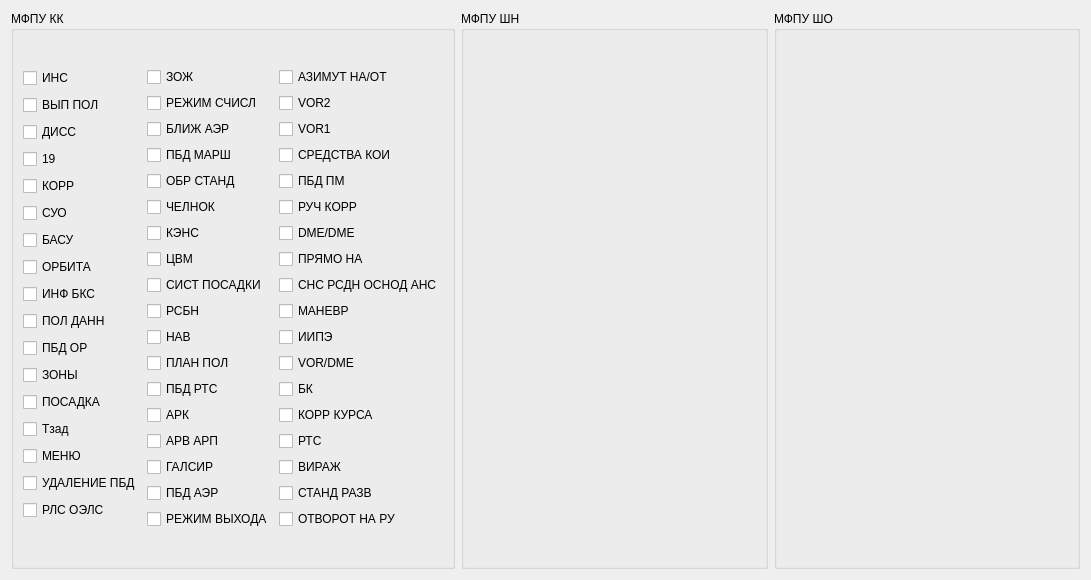
<?xml version="1.0" encoding="UTF-8"?>
<ui version="4.0">
 <class>Filter</class>
 <widget class="QWidget" name="Filter">
  <property name="geometry">
   <rect>
    <x>0</x>
    <y>0</y>
    <width>1091</width>
    <height>580</height>
   </rect>
  </property>
  <property name="sizePolicy">
   <sizepolicy hsizetype="Fixed" vsizetype="Fixed">
    <horstretch>0</horstretch>
    <verstretch>0</verstretch>
   </sizepolicy>
  </property>
  <property name="windowTitle">
   <string>Form</string>
  </property>
  <layout class="QGridLayout" name="gridLayout_3">
   <item row="0" column="2">
    <widget class="QGroupBox" name="groupBox_3">
     <property name="title">
      <string>МФПУ ШО</string>
     </property>
    </widget>
   </item>
   <item row="0" column="1">
    <widget class="QGroupBox" name="groupBox_2">
     <property name="title">
      <string>МФПУ ШН</string>
     </property>
     <layout class="QGridLayout" name="gridLayout_2"/>
    </widget>
   </item>
   <item row="0" column="0">
    <widget class="QGroupBox" name="groupBox">
     <property name="title">
      <string>МФПУ КК</string>
     </property>
     <layout class="QGridLayout" name="gridLayout">
      <item row="0" column="0">
       <layout class="QVBoxLayout" name="verticalLayout_1">
        <item>
         <widget class="QCheckBox" name="ins">
          <property name="text">
           <string>ИНС</string>
          </property>
         </widget>
        </item>
        <item>
         <widget class="QCheckBox" name="vyppol">
          <property name="text">
           <string>ВЫП ПОЛ</string>
          </property>
         </widget>
        </item>
        <item>
         <widget class="QCheckBox" name="diss">
          <property name="text">
           <string>ДИСС</string>
          </property>
         </widget>
        </item>
        <item>
         <widget class="QCheckBox" name="_19">
          <property name="text">
           <string>19</string>
          </property>
         </widget>
        </item>
        <item>
         <widget class="QCheckBox" name="korr">
          <property name="text">
           <string>КОРР</string>
          </property>
         </widget>
        </item>
        <item>
         <widget class="QCheckBox" name="suo">
          <property name="text">
           <string>СУО</string>
          </property>
         </widget>
        </item>
        <item>
         <widget class="QCheckBox" name="basu">
          <property name="text">
           <string>БАСУ</string>
          </property>
         </widget>
        </item>
        <item>
         <widget class="QCheckBox" name="orbit">
          <property name="text">
           <string>ОРБИТА</string>
          </property>
         </widget>
        </item>
        <item>
         <widget class="QCheckBox" name="inf_bks">
          <property name="text">
           <string>ИНФ БКС</string>
          </property>
         </widget>
        </item>
        <item>
         <widget class="QCheckBox" name="pol_dann">
          <property name="text">
           <string>ПОЛ ДАНН</string>
          </property>
         </widget>
        </item>
        <item>
         <widget class="QCheckBox" name="pbd_or">
          <property name="text">
           <string>ПБД ОР</string>
          </property>
         </widget>
        </item>
        <item>
         <widget class="QCheckBox" name="zony">
          <property name="text">
           <string>ЗОНЫ</string>
          </property>
         </widget>
        </item>
        <item>
         <widget class="QCheckBox" name="posadka">
          <property name="text">
           <string>ПОСАДКА</string>
          </property>
         </widget>
        </item>
        <item>
         <widget class="QCheckBox" name="Tzad">
          <property name="text">
           <string>Тзад</string>
          </property>
         </widget>
        </item>
        <item>
         <widget class="QCheckBox" name="menu">
          <property name="text">
           <string>МЕНЮ</string>
          </property>
         </widget>
        </item>
        <item>
         <widget class="QCheckBox" name="ydalenie_pbd">
          <property name="text">
           <string>УДАЛЕНИЕ ПБД</string>
          </property>
         </widget>
        </item>
        <item>
         <widget class="QCheckBox" name="rls_oels">
          <property name="text">
           <string>РЛС ОЭЛС</string>
          </property>
         </widget>
        </item>
       </layout>
      </item>
      <item row="0" column="3">
       <layout class="QVBoxLayout" name="verticalLayout_3">
        <item>
         <widget class="QCheckBox" name="azimut_na_ot">
          <property name="text">
           <string>АЗИМУТ НА/ОТ</string>
          </property>
         </widget>
        </item>
        <item>
         <widget class="QCheckBox" name="vor2">
          <property name="text">
           <string>VOR2</string>
          </property>
         </widget>
        </item>
        <item>
         <widget class="QCheckBox" name="vor1">
          <property name="text">
           <string>VOR1</string>
          </property>
         </widget>
        </item>
        <item>
         <widget class="QCheckBox" name="sredstva_koi">
          <property name="text">
           <string>СРЕДСТВА КОИ</string>
          </property>
         </widget>
        </item>
        <item>
         <widget class="QCheckBox" name="pbd_pm">
          <property name="text">
           <string>ПБД ПМ</string>
          </property>
         </widget>
        </item>
        <item>
         <widget class="QCheckBox" name="ruch_korr">
          <property name="text">
           <string>РУЧ КОРР</string>
          </property>
         </widget>
        </item>
        <item>
         <widget class="QCheckBox" name="dme_dme">
          <property name="text">
           <string>DME/DME</string>
          </property>
         </widget>
        </item>
        <item>
         <widget class="QCheckBox" name="pryamo_na">
          <property name="text">
           <string>ПРЯМО НА</string>
          </property>
         </widget>
        </item>
        <item>
         <widget class="QCheckBox" name="sns_rsdn_osnod_ans">
          <property name="text">
           <string>СНС РСДН ОСНОД АНС</string>
          </property>
         </widget>
        </item>
        <item>
         <widget class="QCheckBox" name="manevr">
          <property name="text">
           <string>МАНЕВР</string>
          </property>
         </widget>
        </item>
        <item>
         <widget class="QCheckBox" name="iipe">
          <property name="text">
           <string>ИИПЭ</string>
          </property>
         </widget>
        </item>
        <item>
         <widget class="QCheckBox" name="vor_dme">
          <property name="text">
           <string>VOR/DME</string>
          </property>
         </widget>
        </item>
        <item>
         <widget class="QCheckBox" name="bk">
          <property name="text">
           <string>БК</string>
          </property>
         </widget>
        </item>
        <item>
         <widget class="QCheckBox" name="korr_kursa">
          <property name="text">
           <string>КОРР КУРСА</string>
          </property>
         </widget>
        </item>
        <item>
         <widget class="QCheckBox" name="rts">
          <property name="text">
           <string>РТС</string>
          </property>
         </widget>
        </item>
        <item>
         <widget class="QCheckBox" name="vyrazh">
          <property name="text">
           <string>ВИРАЖ</string>
          </property>
         </widget>
        </item>
        <item>
         <widget class="QCheckBox" name="stand_razv">
          <property name="text">
           <string>СТАНД РАЗВ</string>
          </property>
         </widget>
        </item>
        <item>
         <widget class="QCheckBox" name="otvorot_na_ru">
          <property name="text">
           <string>ОТВОРОТ НА РУ</string>
          </property>
         </widget>
        </item>
       </layout>
      </item>
      <item row="0" column="2">
       <layout class="QVBoxLayout" name="verticalLayout_2">
        <item>
         <widget class="QCheckBox" name="zozh">
          <property name="text">
           <string>ЗОЖ</string>
          </property>
         </widget>
        </item>
        <item>
         <widget class="QCheckBox" name="rezhim_schisl">
          <property name="text">
           <string>РЕЖИМ СЧИСЛ</string>
          </property>
         </widget>
        </item>
        <item>
         <widget class="QCheckBox" name="blizh_aer">
          <property name="text">
           <string>БЛИЖ АЭР</string>
          </property>
         </widget>
        </item>
        <item>
         <widget class="QCheckBox" name="pbd_marsh">
          <property name="text">
           <string>ПБД МАРШ</string>
          </property>
         </widget>
        </item>
        <item>
         <widget class="QCheckBox" name="obr_stand">
          <property name="text">
           <string>ОБР СТАНД</string>
          </property>
         </widget>
        </item>
        <item>
         <widget class="QCheckBox" name="chelnock">
          <property name="text">
           <string>ЧЕЛНОК</string>
          </property>
         </widget>
        </item>
        <item>
         <widget class="QCheckBox" name="kens">
          <property name="text">
           <string>КЭНС</string>
          </property>
         </widget>
        </item>
        <item>
         <widget class="QCheckBox" name="cvm">
          <property name="text">
           <string>ЦВМ</string>
          </property>
         </widget>
        </item>
        <item>
         <widget class="QCheckBox" name="syst_posadky">
          <property name="text">
           <string>СИСТ ПОСАДКИ</string>
          </property>
         </widget>
        </item>
        <item>
         <widget class="QCheckBox" name="rsbn">
          <property name="text">
           <string>РСБН</string>
          </property>
         </widget>
        </item>
        <item>
         <widget class="QCheckBox" name="nav">
          <property name="text">
           <string>НАВ</string>
          </property>
         </widget>
        </item>
        <item>
         <widget class="QCheckBox" name="plan_pol">
          <property name="text">
           <string>ПЛАН ПОЛ</string>
          </property>
         </widget>
        </item>
        <item>
         <widget class="QCheckBox" name="pbd_rts">
          <property name="text">
           <string>ПБД РТС</string>
          </property>
         </widget>
        </item>
        <item>
         <widget class="QCheckBox" name="ark">
          <property name="text">
           <string>АРК</string>
          </property>
         </widget>
        </item>
        <item>
         <widget class="QCheckBox" name="arv_arp">
          <property name="text">
           <string>АРВ АРП</string>
          </property>
         </widget>
        </item>
        <item>
         <widget class="QCheckBox" name="galsir">
          <property name="text">
           <string>ГАЛСИР</string>
          </property>
         </widget>
        </item>
        <item>
         <widget class="QCheckBox" name="pbd_aer">
          <property name="text">
           <string>ПБД АЭР</string>
          </property>
         </widget>
        </item>
        <item>
         <widget class="QCheckBox" name="rezhim_vyhoda">
          <property name="text">
           <string>РЕЖИМ ВЫХОДА</string>
          </property>
         </widget>
        </item>
       </layout>
      </item>
     </layout>
    </widget>
   </item>
  </layout>
 </widget>
 <resources/>
 <connections/>
</ui>
